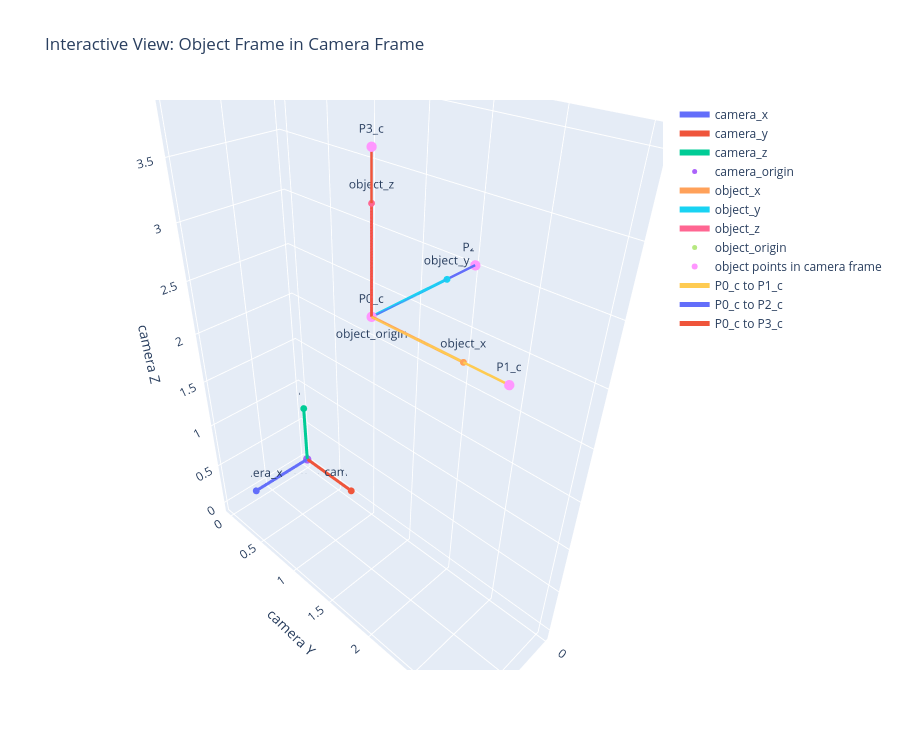

Source (notebook cell):
### Code cell
# ============================================================
# Day 6: Interactive 3D Visualization
# 이전 셀에서 만든 변수/함수를 그대로 재사용한다.
# ============================================================
import plotly.graph_objects as go
import numpy as np


def add_frame_plotly(fig, origin, R, name, axis_length=0.7):
    """
    Plotly figure에 coordinate frame을 추가하는 함수

    origin: (3,)
    R: (3, 3)
       R의 column들이 frame의 x, y, z축 방향
    """

    axes = [
        ("x", R[:, 0]),
        ("y", R[:, 1]),
        ("z", R[:, 2]),
    ]

    for axis_name, axis_dir in axes:
        end = origin + axis_dir * axis_length

        # 축 선분
        fig.add_trace(go.Scatter3d(
            x=[origin[0], end[0]],
            y=[origin[1], end[1]],
            z=[origin[2], end[2]],
            mode="lines+markers+text",
            text=["", f"{name}_{axis_name}"],
            textposition="top center",
            name=f"{name}_{axis_name}",
            line=dict(width=6),
            marker=dict(size=4),
        ))

    # origin 표시
    fig.add_trace(go.Scatter3d(
        x=[origin[0]],
        y=[origin[1]],
        z=[origin[2]],
        mode="markers+text",
        text=[f"{name}_origin"],
        textposition="bottom center",
        name=f"{name}_origin",
        marker=dict(size=5),
    ))


fig = go.Figure()

# camera frame 추가
add_frame_plotly(
    fig,
    origin=camera_origin,
    R=camera_R,
    name="camera",
    axis_length=0.7
)

# object frame 추가
add_frame_plotly(
    fig,
    origin=object_origin_in_camera,
    R=object_R_in_camera,
    name="object",
    axis_length=0.7
)

# object points 추가
fig.add_trace(go.Scatter3d(
    x=points_c[:, 0],
    y=points_c[:, 1],
    z=points_c[:, 2],
    mode="markers+text",
    text=[f"P{i}_c" for i in range(len(points_c))],
    textposition="top center",
    name="object points in camera frame",
    marker=dict(size=6),
))

# object point 연결선
connections = [
    (0, 1),
    (0, 2),
    (0, 3),
]

for i, j in connections:
    fig.add_trace(go.Scatter3d(
        x=[points_c[i, 0], points_c[j, 0]],
        y=[points_c[i, 1], points_c[j, 1]],
        z=[points_c[i, 2], points_c[j, 2]],
        mode="lines",
        name=f"P{i}_c to P{j}_c",
        line=dict(width=5),
    ))

fig.update_layout(
    title="Interactive View: Object Frame in Camera Frame",
    scene=dict(
        xaxis_title="camera X",
        yaxis_title="camera Y",
        zaxis_title="camera Z",
        aspectmode="data",
    ),
    width=900,
    height=750,
)

fig.show()

### Figure 1 — Plotly figure (JSON) as saved in the notebook; plotly's stock layout.template omitted (floating-point values rounded to 4 significant figures)
{"data": [{"line": {"width": 6}, "marker": {"size": 4}, "mode": "lines+markers+text", "name": "camera_x", "text": ["", "camera_x"], "textposition": "top center", "type": "scatter3d", "x": [0, 0.7], "y": [0, 0], "z": [0, 0]}, {"line": {"width": 6}, "marker": {"size": 4}, "mode": "lines+markers+text", "name": "camera_y", "text": ["", "camera_y"], "textposition": "top center", "type": "scatter3d", "x": [0, 0], "y": [0, 0.7], "z": [0, 0]}, {"line": {"width": 6}, "marker": {"size": 4}, "mode": "lines+markers+text", "name": "camera_z", "text": ["", "camera_z"], "textposition": "top center", "type": "scatter3d", "x": [0, 0], "y": [0, 0], "z": [0, 0.7]}, {"marker": {"size": 5}, "mode": "markers+text", "name": "camera_origin", "text": ["camera_origin"], "textposition": "bottom center", "type": "scatter3d", "x": [0], "y": [0], "z": [0]}, {"line": {"width": 6}, "marker": {"size": 4}, "mode": "lines+markers+text", "name": "object_x", "text": ["", "object_x"], "textposition": "top center", "type": "scatter3d", "x": [1, 1], "y": [2, 2.7], "z": [3, 3]}, {"line": {"width": 6}, "marker": {"size": 4}, "mode": "lines+markers+text", "name": "object_y", "text": ["", "object_y"], "textposition": "top center", "type": "scatter3d", "x": [1, 0.3], "y": [2, 2], "z": [3, 3]}, {"line": {"width": 6}, "marker": {"size": 4}, "mode": "lines+markers+text", "name": "object_z", "text": ["", "object_z"], "textposition": "top center", "type": "scatter3d", "x": [1, 1], "y": [2, 2], "z": [3, 3.7]}, {"marker": {"size": 5}, "mode": "markers+text", "name": "object_origin", "text": ["object_origin"], "textposition": "bottom center", "type": "scatter3d", "x": [1], "y": [2], "z": [3]}, {"marker": {"size": 6}, "mode": "markers+text", "name": "object points in camera frame", "text": ["P0_c", "P1_c", "P2_c", "P3_c"], "textposition": "top center", "type": "scatter3d", "x": [1.0, 1.0, 0.0, 1.0], "y": [2.0, 3.0, 2.0, 2.0], "z": [3.0, 3.0, 3.0, 4.0]}, {"line": {"width": 5}, "mode": "lines", "name": "P0_c to P1_c", "type": "scatter3d", "x": [1, 1], "y": [2, 3], "z": [3, 3]}, {"line": {"width": 5}, "mode": "lines", "name": "P0_c to P2_c", "type": "scatter3d", "x": [1, 0], "y": [2, 2], "z": [3, 3]}, {"line": {"width": 5}, "mode": "lines", "name": "P0_c to P3_c", "type": "scatter3d", "x": [1, 1], "y": [2, 2], "z": [3, 4]}], "layout": {"height": 750, "scene": {"aspectmode": "data", "xaxis": {"title": {"text": "camera X"}}, "yaxis": {"title": {"text": "camera Y"}}, "zaxis": {"title": {"text": "camera Z"}}}, "title": {"text": "Interactive View: Object Frame in Camera Frame"}, "width": 900}}
